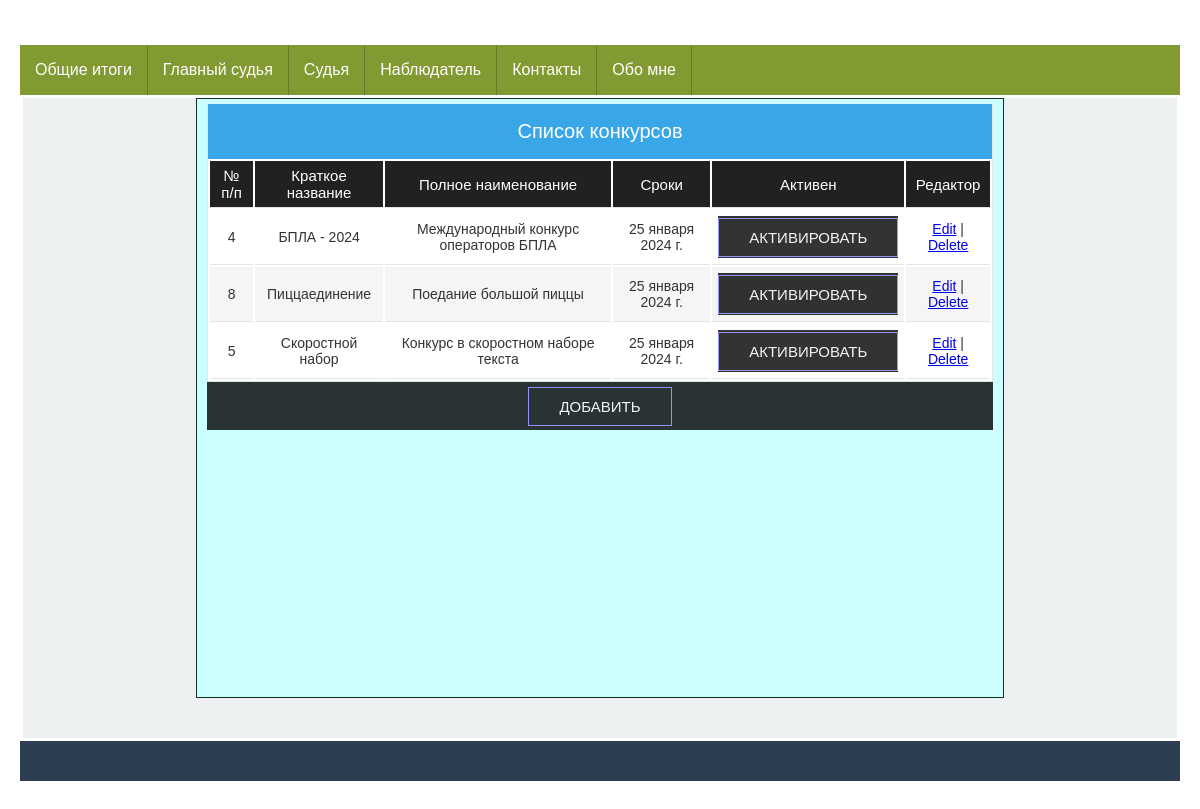
The page /competitions/all/ on the database as committed earlier.
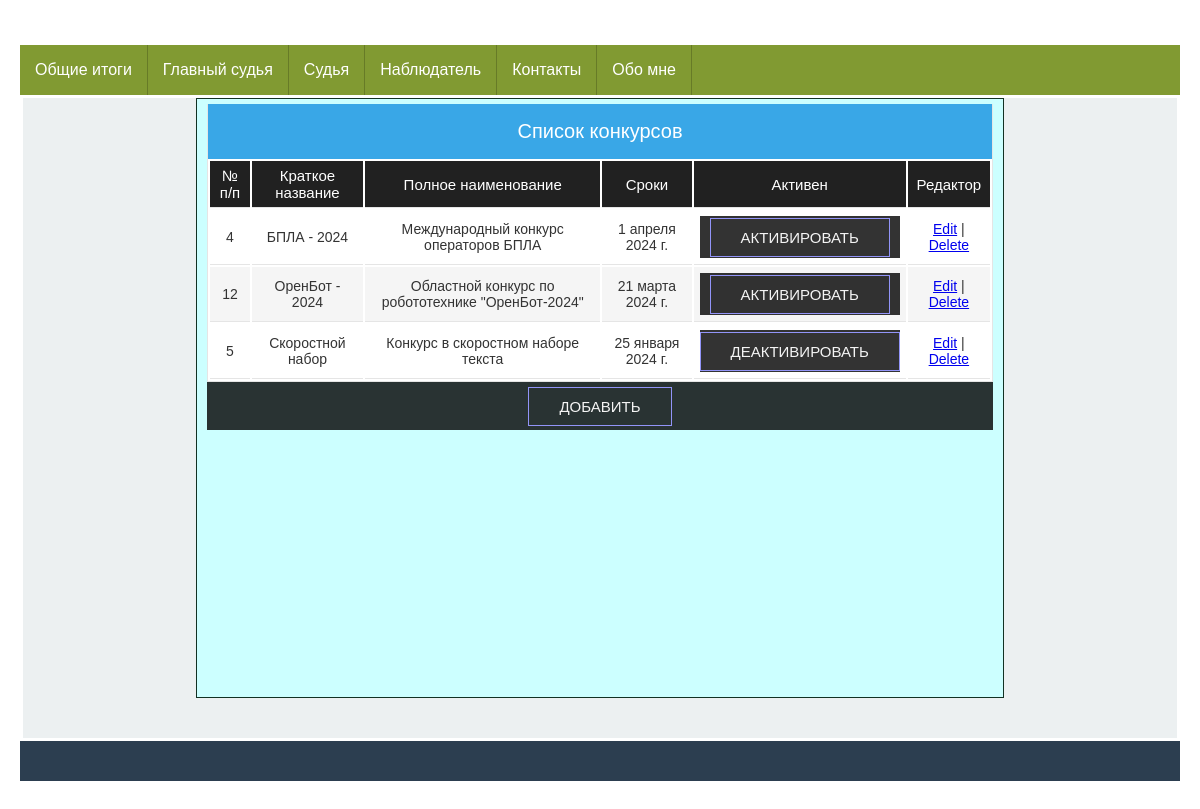
The same page on the database as committed later.
### app_for_competitions/models.py (models this page shows, shortened)
class Competition(models.Model):
    class Meta:
        db_table = 'competitions'
        verbose_name = _('Соревнования')
    name = models.CharField(_('Сокращенное название'), max_length=50)
    fullname = models.CharField(_('Полное наименование конкурса'), max_length=200,
                                default=None)
    date = models.DateField(_('Дата проведения'),
                            help_text="Дата начала")
    active = models.BooleanField(_('Активен'), default=True)

### app_for_competitions/views.py (the view)
# urls.py: path('all/', edit_competitions, name='all_competitions'),
def edit_competitions(request):
    competitions = Competition.objects.all().order_by('name')
    context = dict()
    context['competitions'] = competitions
    context['title'] = COMPETITIONS_TABLE_TITLE
    return render(request, 'app_for_competitions/edit_competitions.html', context=context)

### app_for_competitions/templates/app_for_competitions/edit_competitions.html (shortened to what this page needs)
{% extends 'base.html' %}
{% load static %}
{% block content %}
<div class="row">
    <div class="table-caption">Список конкурсов</div>
    <table id="table">
        <thead>
        <tr>
            {% for value in title %}
            <th>{{ value }}</th>
            {% endfor %}
        </tr>
        </thead>
        <tbody>
        {% for competition in competitions %}
        <tr>
            <td>{{competition.id}}</td>
            <td>{{competition.name}}</td>
            <td>{{competition.fullname}}</td>
            <td>{{competition.date}}</td>
            <td>
                <div class="container">
                    <a href="{% url 'competition_activate' pk=competition.id %}" class="btn a_btn">
                        {% if competition.active %}
                            Деактивировать
                        {% else %}
                            Активировать
                        {% endif %}
                    </a>
                </div>
            </td>
            <td class="actions"><a href="{% url 'edit_competition' pk=competition.id %}">Edit</a> | <a
                    href="{% url 'delete_competition' pk=competition.id %}">Delete</a></td>
        </tr>
        {% endfor %}
        </tbody>
    </table>
    <div class="container">
        <a href="{% url 'add_competition' %}" class="btn a_btn">Добавить</a>
    </div>
</div>
{% endblock %}

### templates/base.html (shortened to what this page needs)
<!DOCTYPE html>
{% load static %}
<html lang="ru">
<head>
    <link rel="stylesheet" href="{% static 'css/stylesheet.css'%}" type="text/css">
</head>
<body>
<div class="wrapper">
    <header>
        <ul>
            <li><a class="a_menu" href="{% url 'index' %}">Общие итоги</a></li>
            <li><a class="a_menu" href="#">Главный судья</a>
            </li>
            <li><a class="a_menu" href="#">Судья</a></li>
            <li><a class="a_menu" href="#">Наблюдатель</a>
            </li>
            <li><a class="a_menu" href="#">Контакты</a></li>
            <li><a class="a_menu" href="{% url 'about' %}">Обо мне</a></li>
        </ul>
    </header>
    <main>
        {% block content %}{% endblock %}
    </main>
    <footer>
    </footer>
</div>
</body>
</html>

### static/css/stylesheet.css (style rules this page uses)
.wrapper { height: 100vh; flex-direction: column; }
main { flex: 1; background-color:#ecf0f1; min-height: 80vh; margin: 3px; }
body { margin: 0; }
header { background-color: #2ecc71; height: 50px; }
footer { background-color:#2c3e50; color:white; height: 40px; }
* { box-sizing: border-box; }
.row { overflow: hidden; width: 70%; min-height: 75vh; background-color: #CCFFFF; margin: 0 auto; border: 1px solid #123123; padding: 5px 10px; }
ul { list-style: none; margin: 0; padding-left: 0; margin-top:25px; background:#819A32; height: 50px; }
.a_menu { text-decoration: none; background:#819A32; color:#fff; padding:0 15px; font-family: arial; line-height:50px; display: block; border-right: 1px solid #677B27; -moz-transition: all 0.3s 0.01s ease; -o-transition: all 0.3s 0.01s ease; -webkit-transition: all 0.3s 0.01s ease; }
li { float:left; position:relative; }
* { -moz-box-sizing: border-box; -webkit-box-sizing: border-box; box-sizing: border-box; }
html { color: #333333; font-size: 62.5%; }
body { font: normal 16px Tahoma, Geneva, Helvetica, sans-serif; margin: 0 auto; padding: 0; }
@media only all and (min-width: 760px) { body { padding: 20px; padding: 2rem; } }
table { display: block; margin: 0; border: none; background: #fff; font-size: 14px; font-size: 1.4rem; }
@media only all and (min-width: 760px) { table { display: table; width: 100%; border: 1px solid #e5e5e5; border-top: none; } }
tbody { display: block; }
@media only all and (min-width: 760px) { tbody { display: table-row-group; } }
.table-caption { display: block; width: 100%; background: #39a7e7; color: #fff; font-size: 20px; font-size: 2rem; text-align: center; height: 44px; line-height: 44px; border: none; border-bottom: 2px solid #999; }
@media only all and (min-width: 760px) { .table-caption { border: 1px solid #e5e5e5; border-top: none; border-bottom: none; height: 55px; line-height: 55px; } }
tr { position: relative; display: block; border-bottom: 1px solid #ccc; padding: 8px; padding: 0.8rem; }
tr:nth-child(even) { background: #f5f5f5; }
@media only all and (min-width: 760px) { tr { display: table-row; } }
thead tr { display: none; }
@media only all and (min-width: 760px) { thead { background: #212121; color: #fff; } }
@media only all and (min-width: 760px) { thead tr { display: table-row; } }
@media only all and (min-width: 760px) { thead tr th { font-weight: normal; font-size: 15px; font-size: 1.5rem; } }
td { display: block; border: none; position: relative; text-align: left; }
td.actions { position: absolute; top: 4px; right: 24px; }
@media only all and (min-width: 760px) { td, th { display: table-cell; padding: 6px; padding: 0.6rem; border-bottom: 1px solid #e5e5e5; text-align: center; } }
@media only all and (min-width: 760px) { td.actions, td.checkbox, th.actions, th.checkbox { position: static; } }
td:before { content: attr(data-label); display: inline-block; width: 15%; background: #999; border-radius: 6px; height: 20px; margin: 0px 10px 0px 0px; margin: 0rem 1rem 0rem 0rem; padding: 0px 5px; padding: 0rem 0.5rem; font-size: 10px; font-size: 1rem; line-height: 20px; text-align: center; color: #fff; overflow: hidden; }
@media only all and (min-width: 560px) { td:before { width: 12%; font-size: 12px; font-size: 1.2rem; } }
@media only all and (min-width: 760px) { td:before { content: ""; display: none; } }
td.actions:before, td.checkbox:before { display: none; }
.container { background: linear-gradient(rgba(0, 0, 0, 0.8), rgba(0, 0, 0, 0.8)); font-family: Arial, Helvetica, sans-serif; display: flex; justify-content: center; align-items: center; height: 3em; padding: 0; margin: 0; }
.a_btn { font-size: 1.5rem; padding: 1rem 3rem; color: #f4f4f4; text-transform: uppercase; }
.btn { text-decoration: none; border: 1px solid rgb(146, 148, 248); position: relative; overflow: hidden; }
.btn:before { content: ""; position: absolute; top: 0; left: -100%; width: 100%; height: 100%; background: linear-gradient( 120deg, transparent, rgba(146, 148, 248, 0.4), transparent ); transition: all 650ms; }

Rows that differ between the two databases and show on the page:
removed Competition: id "8", name "Пиццаединение", fullname "Поедание большой пиццы", date "25 января 2024 г.", active "АКТИВИРОВАТЬ"
changed Competition "Международный конкурс операторов БПЛА": date "25 января 2024 г." → "1 апреля 2024 г."
added Competition: id "12", name "ОренБот - 2024", fullname "Областной конкурс по робототехнике \"ОренБот-2024\"", date "21 марта 2024 г.", active "АКТИВИРОВАТЬ"
changed Competition "Скоростной набор": active "АКТИВИРОВАТЬ" → "ДЕАКТИВИРОВАТЬ"
